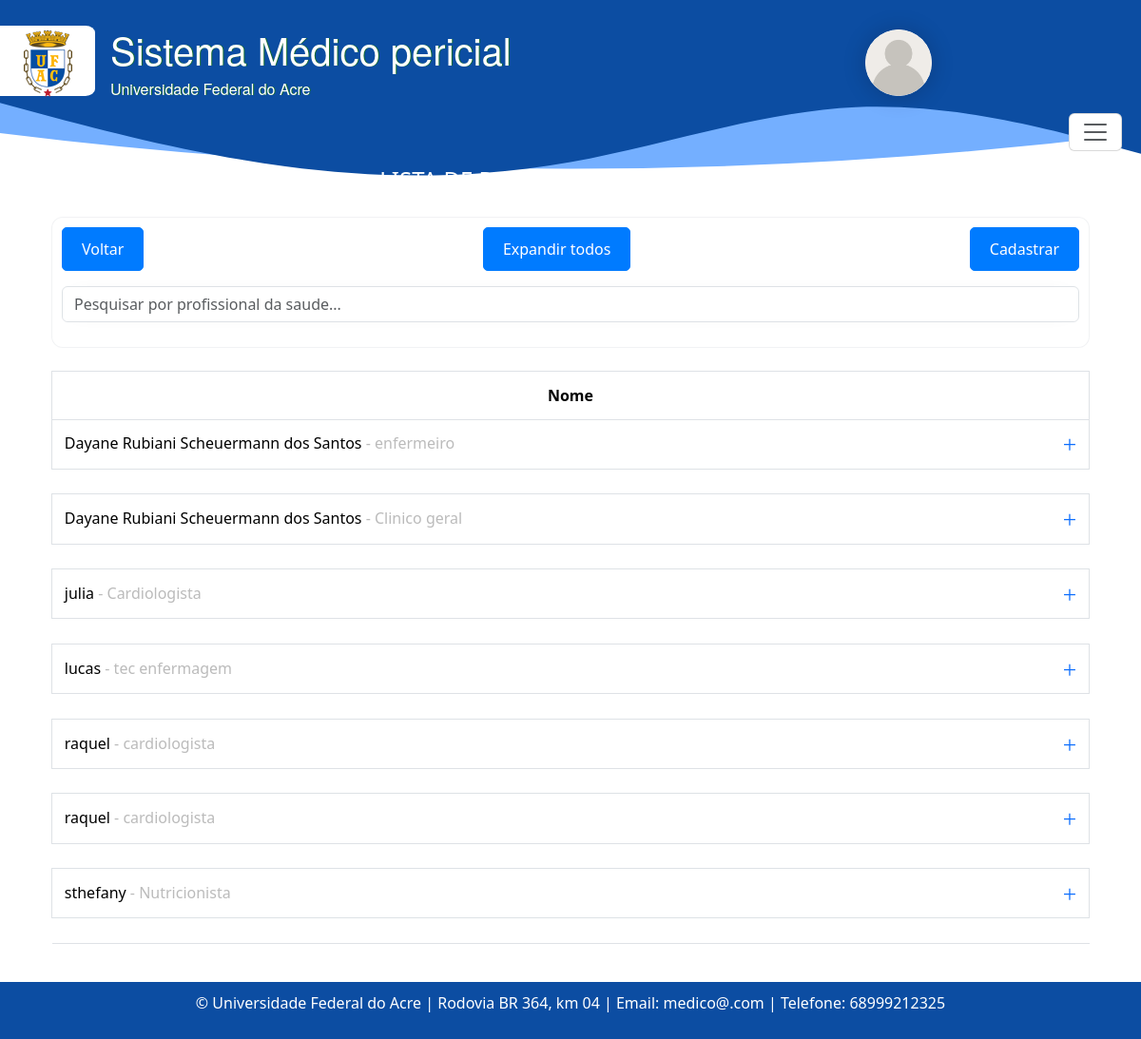
Before: /profissionaldasaude/ (signed in) with the older database file.
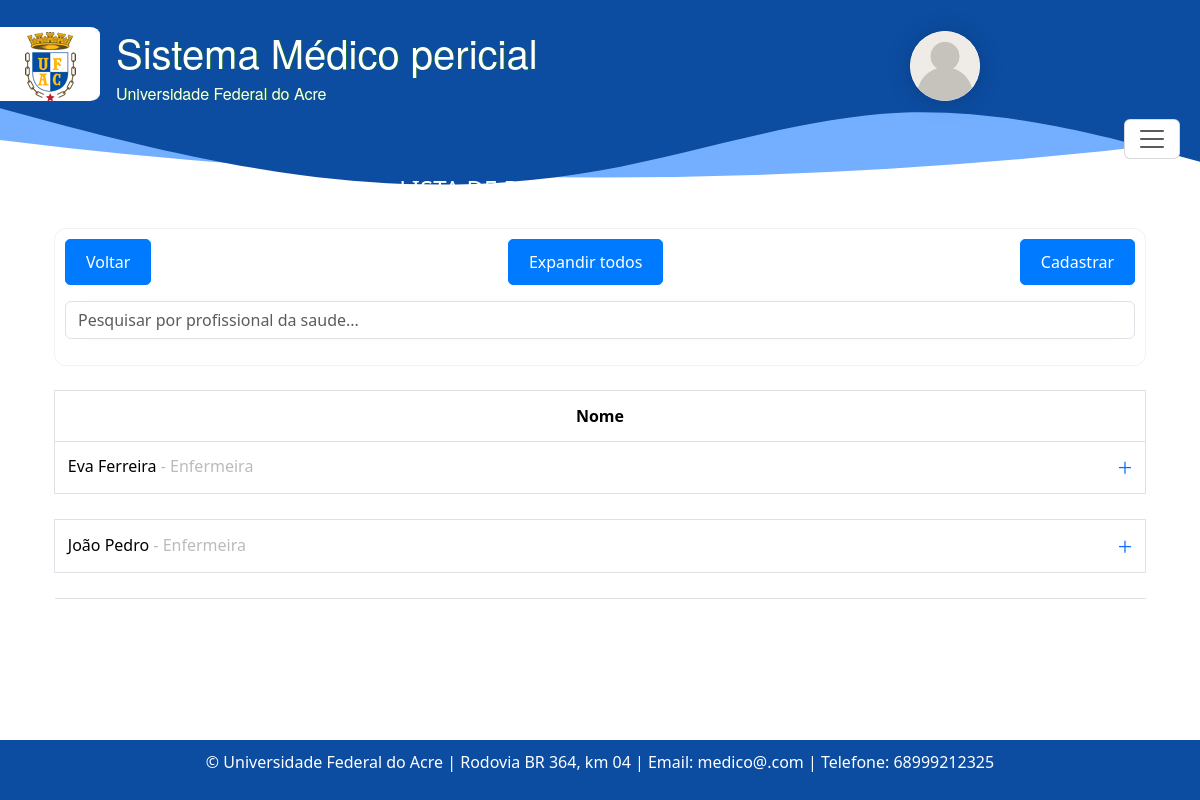
After: the same page with the newer database file.
### consulta/models.py (models this page shows, shortened)
class Profissionaldasaude(models.Model):
    usuario = models.ForeignKey(User, blank=True, null=True, on_delete=models.CASCADE)
    nome = models.CharField('Nome Completo', max_length=100)
    data_nascimento = models.DateField(u'Data de Nascimento', validators=[data_nasc_valida])
    email = models.EmailField()
    rg = models.CharField(max_length=20)
    cpf = models.CharField(max_length=14, validators=[validate_cpf, MinLengthValidator(11)])
    sexo = models.CharField(max_length=1, choices=[('M', 'Masculino'), ('F', 'Feminino')]) #O parâmetro choices em um campo CharField ou IntegerField é usado para fornecer uma lista de escolhas para esse campo
    identificacao_unica = models.CharField(max_length=50, default='')
    cep = models.CharField(max_length=9)
    cidade = models.CharField(max_length=50)
    bairro = models.CharField(max_length=50, default='')
    uf = models.CharField('UF', max_length=2, choices=UF_CHOICE, default='AC')
    numero = models.CharField(max_length=10)
    ddd_telefone = models.CharField('Telefone Celular', max_length=14, help_text='Com DDD.')
    complemento = models.CharField(max_length=100, blank=True, null=True, default='') # blank=True, null=True é pra dizer que não é obrigatorio
    area = models.CharField(max_length=50, default='')
    unidade_siass = models.CharField(max_length=50, default='')
    formacao = models.CharField(max_length=20)
    conselho = models.CharField(max_length=20)
    registro = models.CharField(max_length=20)
    class Meta:
        ordering = ['nome', ]
        verbose_name = 'Profissonal de saúde'
        verbose_name_plural = 'Profissonais de saúde'

### consulta/views.py (the view)
# urls.py: path('profissionaldasaude/', listar_profissionaldasaude, name= 'profissionaldasaudeListagem'),
@login_required
def listar_profissionaldasaude(request):
    profissionaldasaude = Profissionaldasaude.objects.all()
    form = ProfissionaldasaudeForm()
    return render(request, 'consultas/listagem_profissionaldasaude.html', {'profissionaldasaude': profissionaldasaude, 'form': form})

### consulta/forms.py (shortened to what this page needs)
class ProfissionaldasaudeForm(forms.ModelForm):
    class Meta:
        model = Profissionaldasaude
        fields = '__all__'
    def __init__(self, *args, **kwargs):
        super(ProfissionaldasaudeForm, self).__init__(*args, **kwargs)
        for f in self.fields:
            self.fields[f].widget.attrs['class'] = 'form-control'

### consulta/context_processors.py (called while the page is built)
def user_info(request):
    user = request.user
    context = {
        'user': user,
        'profissional_saude': None,
        'administrativo': None,
    }
    if user.is_authenticated:
        try:
            context['profissional_saude'] = Profissionaldasaude.objects.get(usuario=user)
        except Profissionaldasaude.DoesNotExist:
            pass
        try:
            context['administrativo'] = Administrativo.objects.get(usuario=user)
        except Administrativo.DoesNotExist:
            pass
    return context

### templates/consultas/listagem_profissionaldasaude.html (shortened to what this page needs)
{% extends 'base.html' %}
{% block content %}
  <div class="container">
    <h4 class="text-center mb-4 text-white">LISTA DE PROFISSIONAIS DE SAÚDE</h4>
    <div class="mb-4" id="glass">
      <div class="d-flex justify-content-between pb-3">
        <a class="btn btn-primary" href="{% url 'home' %}">Voltar</a>
        <a href="#" class="btn btn-primary btn-expand-all">Expandir todos</a>
        <button class="btn btn-primary" href="#" data-bs-toggle="modal" data-bs-target="#cadastroModal">Cadastrar</button>
      </div>
      <div class="input-group mb-3">
        <input type="text" class="form-control" placeholder="Pesquisar por profissional da saude..." id="searchInput" />
      </div>
    </div>
    <table class="table table-bordered table-sm" id="border-none">
      <thead>
        <tr>
          <th colspan="3" style="text-align: center;">Nome</th>
        </tr>
      </thead>
      <tbody>
        {% for profissionaldasaude in profissionaldasaude %}
          <tr data-bs-toggle="collapse" data-bs-target="#collapse{{ forloop.counter }}" aria-expanded="false" aria-controls="collapse{{ forloop.counter }}">
            <td class="profissionaldasaude-nome" colspan="3">
              {{ profissionaldasaude.nome }}
              <span style="color: #bbbbbb">- {{ profissionaldasaude.area }}</span>
            </td>
          </tr>
          <tr>
            <td colspan="3" style="border: transparent;">
            </td>
          </tr>
        {% endfor %}
      </tbody>
    </table>
  </div>
{% endblock %}

### templates/base.html (shortened to what this page needs)
<!DOCTYPE html>
<html lang="pt-br">
  {% load static %}
  <head>
    <link rel="stylesheet" type="text/css" href="{% static 'bootstrap5.3.2/css/bootstrap.css' %}" />
    <link rel="stylesheet" type="text/css" href="{% static 'css/estilos.css' %}" />
    <link rel="stylesheet" href="{% static 'font-awesome-4.6.3/css/font-awesome.css' %}" />
    <link rel="stylesheet" href="https://cdn.datatables.net/responsive/2.5.0/css/responsive.bootstrap5.min.css" />
  </head>
  <body style="min-height: 100vh; display: flex; flex-direction: column;">
    {% include 'linha_usuario.html' %}
    <div class="container mt-5" style="flex: 1;">
      {% block content %}
      {% endblock %}
    </div>
    <footer class="text-center mt-4" style="background-color: #0C4DA2; color: white; padding: 10px;">
      <p>&copy; {{ year }} Universidade Federal do Acre | Rodovia BR 364, km 04 | Email: medico@.com | Telefone: 68999212325</p>
    </footer>
  </body>
</html>

### templates/linha_usuario.html (shortened to what this page needs)
<nav class="navbar" style=" color: white;">
  {% load static %}
  <div class="wave-bg" style="">
  </div>
  <div class="header-container">
    <div class="container-fluid">
      <div class="navbar">
        <a class="navbar-brand text-white" href="#"><img src="{% static 'imagens/logo_ufac_2.png' %}" style="margin: auto; display: flex;" /></a>
        <span class="topo">
          <h1>Sistema Médico pericial</h1>
          <h6>Universidade Federal do Acre</h6>
        </span>
      </div>
      <button class="navbar-toggler fixed-button" type="button" data-bs-toggle="offcanvas" data-bs-target="#offcanvasNavbar" aria-controls="offcanvasNavbar">
        <span class="navbar-toggler-icon" style=""></span>
      </button>
    </div>
  </div>
<div class="perfil">
  <div class="card-user">
    <div class="card_load">
      <img src="{% static 'imagens/user.png' %}" alt="" />
    </div>
  </div>
</div>
  <div class="svg-container">
    <svg viewbox="0 0 800 400" class="svg">
      <path id="curve" fill="#74afff" d="M 800 300 Q 400 350 0 300 L 0 0 L 800 0 L 800 300 Z"></path>
    </svg>
  </div>
</nav>

### static/css/estilos.css (style rules this page uses)
* { scroll-behavior: smooth; }
.navbar-brand { background-color: white; width: 100px; height: 74px; display: flex; align-items: center; justify-content: center; border-radius: 0 10% 10% 0; left: 0; }
.navbar-toggler { color: #ffffff; }
.topo { color: white !important; font-weight: 500; margin-top: 12px; padding: 0; font-size: 22px; text-shadow: 1px 0.2px #146C2D; font-family: "Helvetica Neue", Helvetica, Arial, sans-serif; }
.btn-primary { background-color: #007bff; color: #fff; border: 1px solid #007bff; border-radius: 5px; padding: 10px 20px; text-decoration: none; display: inline-block; transition: background-color 0.3s ease; }
#border-none { --bs-card-border-width: none !important; }
.table-sm td, .table-sm th { padding: .8rem; max-width: 200px; white-space: nowrap; overflow: hidden; text-overflow: ellipsis; }
#glass { padding: 10px; backdrop-filter: blur(50px) saturate(100%); -webkit-backdrop-filter: blur(5px) saturate(52%); background-color: rgb(255 255 255 / 16%); border-radius: 12px; border: 1px solid rgba(209, 213, 219, 0.3); }
input { padding-left: 5px; border-radius: 5px; border: 1.5px solid lightgrey; outline: none; transition: all 0.3s cubic-bezier(0.19, 1, 0.22, 1); box-shadow: 0px 0px 20px -18px; }

Changed rows visible on the page:
removed Profissionaldasaude: nome "Dayane Rubiani Scheuermann dos Santos", area "enfermeiro"
removed Profissionaldasaude: nome "Dayane Rubiani Scheuermann dos Santos", area "Clinico geral"
removed Profissionaldasaude: nome "julia", area "Cardiologista"
removed Profissionaldasaude: nome "lucas", area "tec enfermagem"
removed Profissionaldasaude: nome "raquel", area "cardiologista"
removed Profissionaldasaude: nome "raquel", area "cardiologista"
removed Profissionaldasaude: nome "sthefany", area "Nutricionista"
added Profissionaldasaude: nome "Eva Ferreira", area "Enfermeira"
added Profissionaldasaude: nome "João Pedro", area "Enfermeira"
